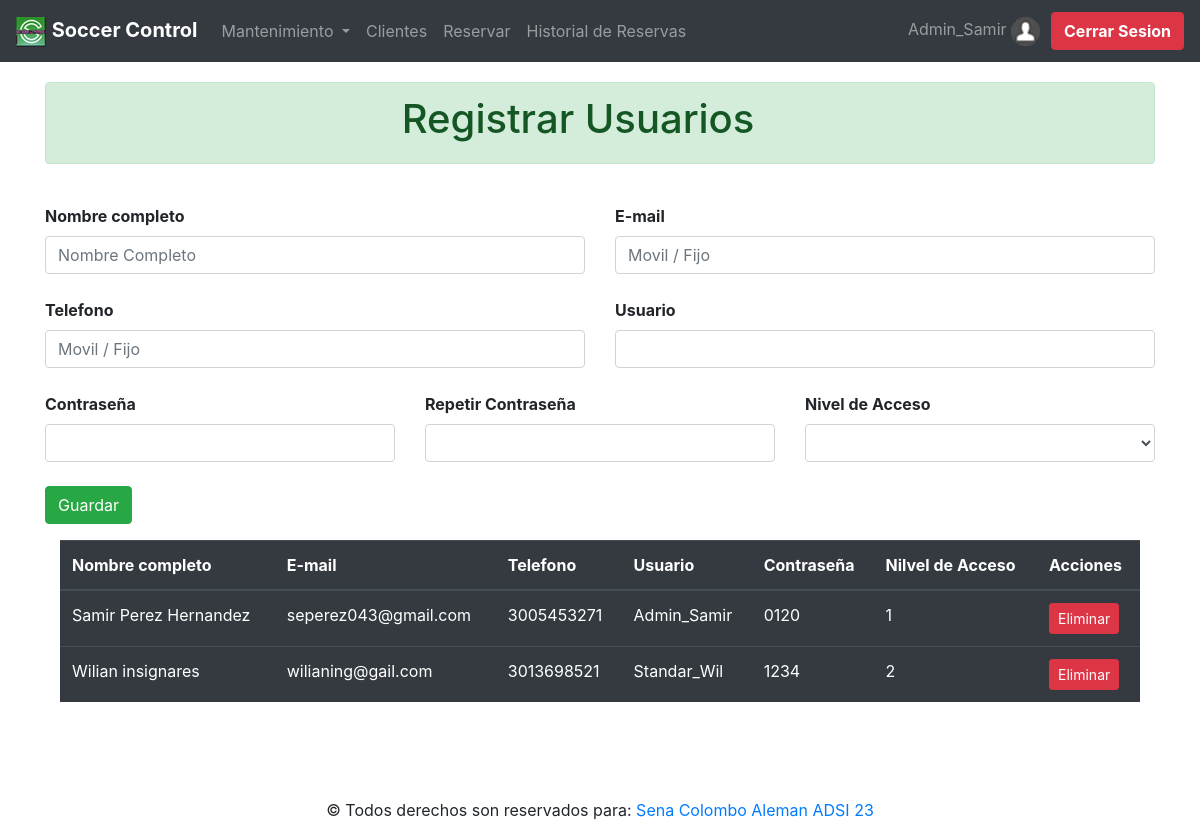
The app's page /registro_usuarios.php (signed in) with its own data.
### tables this page shows
CREATE TABLE `usuarios` (
  `user_id` int(11) NOT NULL,
  `user_name` varchar(25) NOT NULL,
  `user_password` varchar(25) NOT NULL,
  `user_nivel` int(11) NOT NULL,
  `user_nombrecompleto` varchar(50) NOT NULL,
  `user_telefono` double NOT NULL,
  `user_correo` varchar(50) NOT NULL
);

### registro_usuarios.php (the view, shortened to what this page needs)
<?php
include ("componentes/header.php");
include ("componentes/menu.php");
?>
<div class="container">
	<div class="alert alert-dismissible alert-success" style="margin-top:20px";>
 <center><strong><h1>Registrar Usuarios</h1></strong> </center>
</div>
        </div>
<br>
<form action="resultados_usuarios.php" method="POST">
<div class="container">
<div class="form-group">
  <div class="row">
    <div class="col">
      <strong><label>Nombre completo</label></strong>
      <input type="text" class="form-control"  name="usernombrecompleto"  placeholder="Nombre Completo" required>
    </div>
    <div class="col">
      <strong> <label>E-mail</label></strong>
      <input type="email" class="form-control" name="usercorreo"  placeholder="Movil / Fijo" required>
    </div>
  </div>
<br>
   <div class="row">
    <div class="col">
      <strong><label>Telefono</label></strong>
      <input type="number" class="form-control"  name="usertelefono"  placeholder="Movil / Fijo" required>
    </div>
    <div class="col">
      <strong><label>Usuario</label></strong>
      <input type="text" class="form-control"  name="username" value="" placeholder="" required>
    </div>
    </div>
    <br>
    <div class="row">
  <div class="col-md-4">
  <strong><label>Contraseña</label></strong>
  <input type="password" class="form-control"  name="userpassword" value="" placeholder="" required>
  </div>
  <div class="col-md-4">
    <strong><label>Repetir Contraseña</label></strong>
      <input type="password" class="form-control"  name="userpassword1" Value="" placeholder="" required>
  </div>
  <div class="col-md-4">
   <strong> <label>Nivel de Acceso</label></strong>
     <select class="form-control form-control" name="usernivel" required>
        <option value=""></option>
        <option value="1">Administrador</option>
     </select>
   </div>
  </div>
<br>
<button type="submit" class="btn btn-success">Guardar</button>
</form>
 <div class="container">
<table
 class="table table-dark">
  <thead>
    <tr>
      <th scope="col">Nombre completo</th>
      <th scope="col">E-mail</th>
      <th scope="col">Telefono</th>
      <th scope="col">Usuario</th>
      <th scope="col">Contraseña</th>
      <th scope="col">Nilvel de Acceso</th>
      <th scope="col">Acciones</th>
    </tr>
  </thead>
  <?php
$database = new connection();
$db = $database -> open();
try{
  $sql = 'SELECT * FROM usuarios';
  foreach ($db->query($sql) as $row) {
 ?>
<tr>
<td><?php echo $row['user_nombrecompleto']; ?></td>
<td><?php echo $row['user_correo']; ?></td>
<td><?php echo $row['user_telefono']; ?></td>
<td><?php echo $row['user_name']; ?></td>
<td><?php echo $row['user_password']; ?></td>
<td><?php echo $row['user_nivel']; ?></td>
<td>
                                 <a href="#delete_registro_usuarios_<?php echo $row['user_id']; ?>" class="btn btn-danger btn-sm" data-toggle="modal"><span class="fa fa-trash"></span> Eliminar</a>
                    </td>
                  </tr>
<?php
   }
  }
 catch(PDOException $e){
              echo "There is some problem in connection: " . $e->getMessage();
            }
 ?>
</table>
</div>
<?php
include ("componentes/footer.php");
 ?>

### css/stylos.css (style rules this page uses)
*,*:after, *:before { -webkit-box-sizing: border-box; -moz-box-sizing: border-box; box-sizing: border-box; }

### records on screen
usuarios: user_nombrecompleto "Samir Perez Hernandez", user_correo "seperez043@gmail.com", user_telefono "3005453271", user_name "Admin_Samir", user_password "0120", user_nivel "1"
usuarios: user_nombrecompleto "Wilian insignares", user_correo "wilianing@gail.com", user_telefono "3013698521", user_name "Standar_Wil", user_password "1234", user_nivel "2"

### other values on screen
$_SESSION['rol'] "Admin_Samir"
